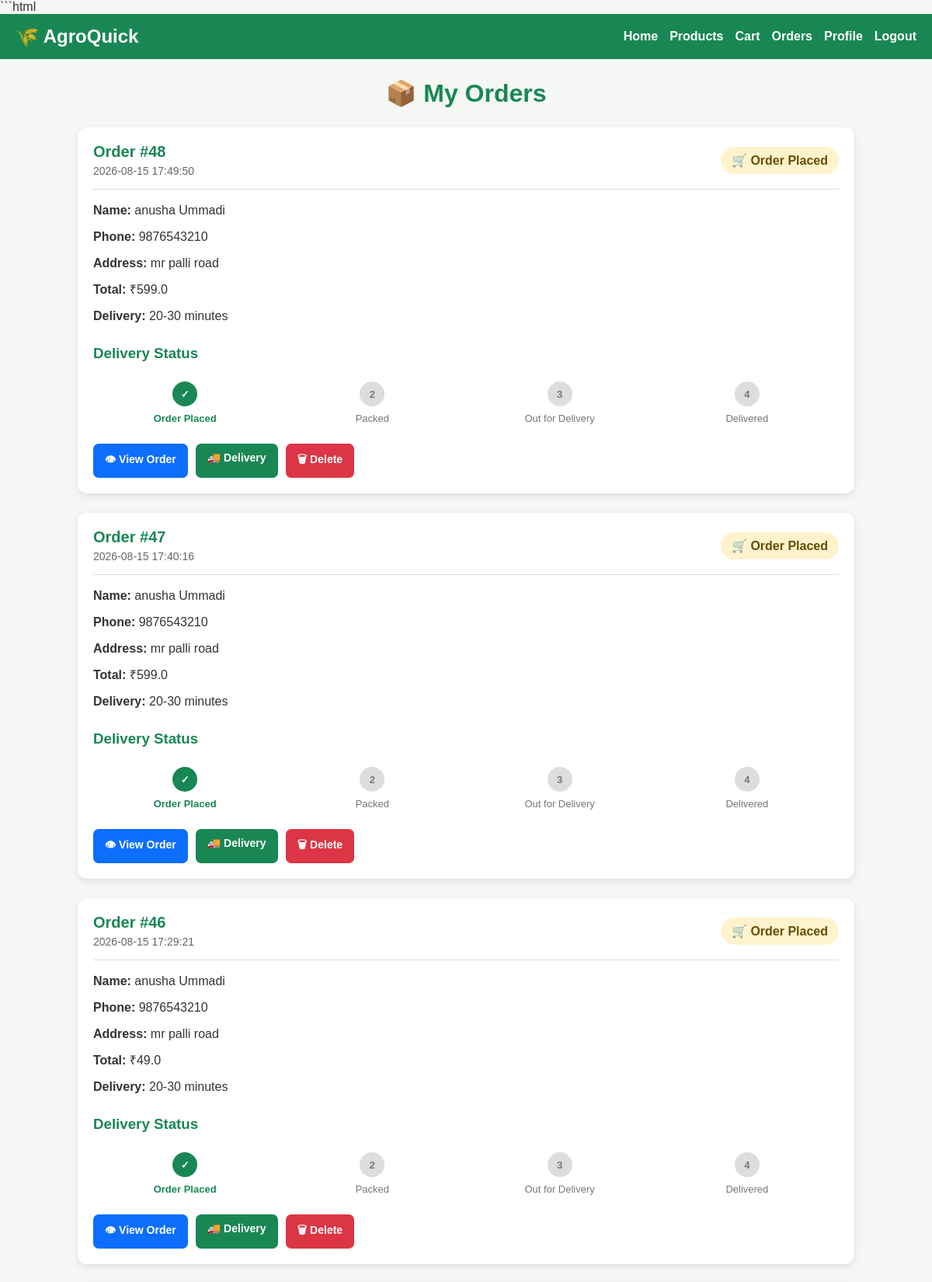
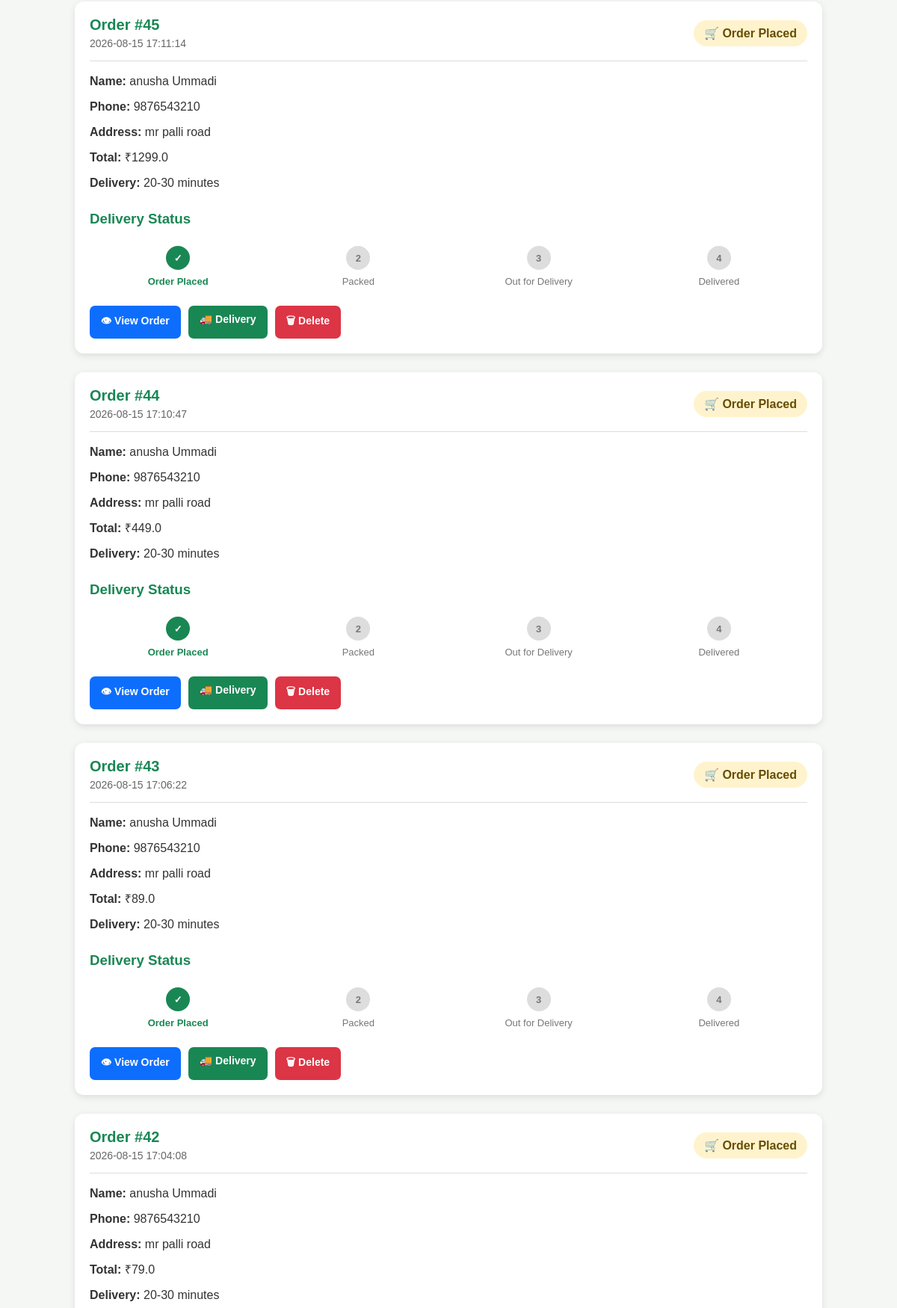
/orders (signed in, upper part), run on the app's committed database (2 pictures, top to bottom).
### tables this page shows
CREATE TABLE orders (
            id INTEGER PRIMARY KEY AUTOINCREMENT,
            user_id INTEGER,
            customer_name TEXT,
            phone TEXT,
            address TEXT,
            total REAL,
            status TEXT,
            delivery_time TEXT,
            created_at TEXT
        );

### app.py (the view)
@app.route("/orders")
@location_required
def orders():
    db = get_db()
    orders_list = db.execute(
        """
        SELECT *
        FROM orders
        WHERE user_id=?
        ORDER BY id DESC
        """,
        (session["user_id"],)
    ).fetchall()
    db.close()
    return render_template(
        "orders.html",
        orders=orders_list
    )

### app.py (called while the page is built)
def get_db():
    db = sqlite3.connect(DATABASE)
    db.row_factory = sqlite3.Row
    return db

def location_required(function):
    @wraps(function)
    def wrapper(*args, **kwargs):
        if "user_id" not in session:
            return redirect(url_for("login"))
        if not session.get("user_location"):
            return redirect(url_for("location"))
        return function(*args, **kwargs)
    return wrapper

def cart_count():
    if "user_id" not in session:
        return 0
    db = get_db()
    row = db.execute(
        """
        SELECT COALESCE(SUM(quantity), 0) AS total
        FROM cart_items
        WHERE user_id=?
        """,
        (session["user_id"],)
    ).fetchone()
    db.close()
    return int(row["total"] or 0)

@app.context_processor
def globals_for_templates():
    return {
        "cart_count": cart_count(),
        "user_location": session.get("user_location"),
        "current_user_name": session.get("user_name"),
        "logged_in": "user_id" in session
    }

### templates/orders.html (shortened to what this page needs)
<!DOCTYPE html>
<html lang="en">
<head>
</head>
<body>
<header>
    <div class="logo">
        🌾 AgroQuick
    </div>
    <nav>
        <a href="{{ url_for('home') }}">
            Home
        </a>
        <a href="{{ url_for('products') }}">
            Products
        </a>
        <a href="{{ url_for('cart') }}">
            Cart
        </a>
        <a href="{{ url_for('orders') }}">
            Orders
        </a>
        <a href="{{ url_for('profile') }}">
            Profile
        </a>
        <a href="{{ url_for('logout') }}">
            Logout
        </a>
    </nav>
</header>
<div class="container">
    <h1>
        📦 My Orders
    </h1>
    {% if orders %}
        {% for order in orders %}
            <div class="order">
                <div class="order-top">
                    <div>
                        <div class="order-number">
                            Order #{{ order['id'] }}
                        </div>
                        <div class="date">
                            {{ order['created_at'] }}
                        </div>
                    </div>
                    {% if order['status'] == 'Delivered' %}
                        <div class="status status-delivered">
                            ✓ Delivered
                        </div>
                    {% elif order['status'] == 'Out for Delivery' %}
                        <div class="status status-out">
                            🚚 Out for Delivery
                        </div>
                    {% elif order['status'] == 'Packed' %}
                        <div class="status status-packed">
                            📦 Packed
                        </div>
                    {% else %}
                        <div class="status">
                            🛒 Order Placed
                        </div>
                    {% endif %}
                </div>
                <div class="info">
                    <strong>Name:</strong>
                    {{ order['customer_name'] }}
                </div>
                <div class="info">
                    <strong>Phone:</strong>
                    {{ order['phone'] or 'Not provided' }}
                </div>
                <div class="info">
                    <strong>Address:</strong>
                    {{ order['address'] }}
                </div>
                <div class="info">
                    <strong>Total:</strong>
                    ₹{{ order['total'] }}
                </div>
                <div class="info">
                    <strong>Delivery:</strong>
                    {{ order['delivery_time'] or '20-30 minutes' }}
                </div>
                <h3 class="progress-title">
                    Delivery Status
                </h3>
                <div class="progress">
                    <div class="step active">
                        <div class="circle">
                            ✓
                        </div>
                        Order Placed
                    </div>
                    <div class="step
                    ">
                        <div class="circle">
                            2
                        </div>
                        Packed
                    </div>
                    <div class="step
                    ">
                        <div class="circle">
                            3
                        </div>
                        Out for Delivery
                    </div>
                    <div class="step
                    ">
                        <div class="circle">
                            4
                        </div>
                        Delivered
                    </div>
                </div>
                <div class="buttons">
                    <a
                        href="{{ url_for('order_detail', order_id=order['id']) }}"
                        class="button blue"
                    >
                        👁 View Order
                    </a>
                    <a
                        href="{{ url_for('delivery') }}"
                        class="button green"
                    >
                        🚚 Delivery
                    </a>
                    <form
                        method="POST"
                        action="{{ url_for('delete_order', order_id=order['id']) }}"
                        onsubmit="return confirm('Delete this order?');"
                        style="margin:0;"
                    >
                        <button
                            type="submit"
                            class="button red"
                        >
                            🗑 Delete
                        </button>
                    </form>
                </div>
            </div>
        {% endfor %}
    {% endif %}
</div>
</body>
</html>

### templates/orders.html (style rules this page uses)
* { box-sizing: border-box; }
body { margin: 0; font-family: Arial, sans-serif; background: #f4f7f4; color: #333; }
header { background: #198754; color: white; padding: 15px 20px; display: flex; justify-content: space-between; align-items: center; flex-wrap: wrap; }
.logo { font-size: 24px; font-weight: bold; }
nav { display: flex; flex-wrap: wrap; gap: 15px; }
nav a { color: white; text-decoration: none; font-weight: bold; }
.container { width: 95%; max-width: 1000px; margin: 25px auto; }
h1 { text-align: center; color: #198754; margin-bottom: 25px; }
.order { background: white; padding: 20px; margin-bottom: 25px; border-radius: 12px; box-shadow: 0 3px 10px rgba(0, 0, 0, 0.10); }
.order-top { display: flex; justify-content: space-between; align-items: center; gap: 15px; flex-wrap: wrap; border-bottom: 1px solid #ddd; padding-bottom: 15px; margin-bottom: 15px; }
.order-number { font-size: 20px; font-weight: bold; color: #198754; }
.date { margin-top: 5px; color: #666; font-size: 14px; }
.status { display: inline-block; padding: 8px 14px; border-radius: 20px; background: #fff3cd; color: #664d03; font-weight: bold; }
.info { margin: 10px 0; line-height: 1.5; }
.progress-title { margin-top: 25px; color: #198754; }
.progress { display: flex; justify-content: space-between; gap: 5px; margin: 25px 0; }
.step { width: 25%; text-align: center; color: #777; font-size: 13px; }
.circle { width: 32px; height: 32px; margin: 0 auto 8px; border-radius: 50%; background: #ddd; display: flex; align-items: center; justify-content: center; font-weight: bold; }
.step.active { color: #198754; font-weight: bold; }
.step.active .circle { background: #198754; color: white; }
.buttons { display: flex; flex-wrap: wrap; gap: 10px; margin-top: 20px; }
.button { display: inline-block; padding: 10px 15px; border: none; border-radius: 7px; color: white; text-decoration: none; font-weight: bold; cursor: pointer; font-size: 14px; }
.blue { background: #0d6efd; }
.green { background: #198754; }
.red { background: #dc3545; }

### data on the page
orders: id "48", created_at "2026-08-15 17:49:50", status "🛒 Order Placed", customer_name "anusha Ummadi", phone "9876543210", address "mr palli road", total "599.0", delivery_time "20-30 minutes"
orders: id "47", created_at "2026-08-15 17:40:16", status "🛒 Order Placed", customer_name "anusha Ummadi", phone "9876543210", address "mr palli road", total "599.0", delivery_time "20-30 minutes"
orders: id "46", created_at "2026-08-15 17:29:21", status "🛒 Order Placed", customer_name "anusha Ummadi", phone "9876543210", address "mr palli road", total "49.0", delivery_time "20-30 minutes"
orders: id "45", created_at "2026-08-15 17:11:14", status "🛒 Order Placed", customer_name "anusha Ummadi", phone "9876543210", address "mr palli road", total "1299.0", delivery_time "20-30 minutes"
orders: id "44", created_at "2026-08-15 17:10:47", status "🛒 Order Placed", customer_name "anusha Ummadi", phone "9876543210", address "mr palli road", total "449.0", delivery_time "20-30 minutes"
orders: id "43", created_at "2026-08-15 17:06:22", status "🛒 Order Placed", customer_name "anusha Ummadi", phone "9876543210", address "mr palli road", total "89.0", delivery_time "20-30 minutes"
orders: id "42", created_at "2026-08-15 17:04:08", status "🛒 Order Placed", customer_name "anusha Ummadi", phone "9876543210", address "mr palli road", total "79.0", delivery_time "20-30 minutes"
